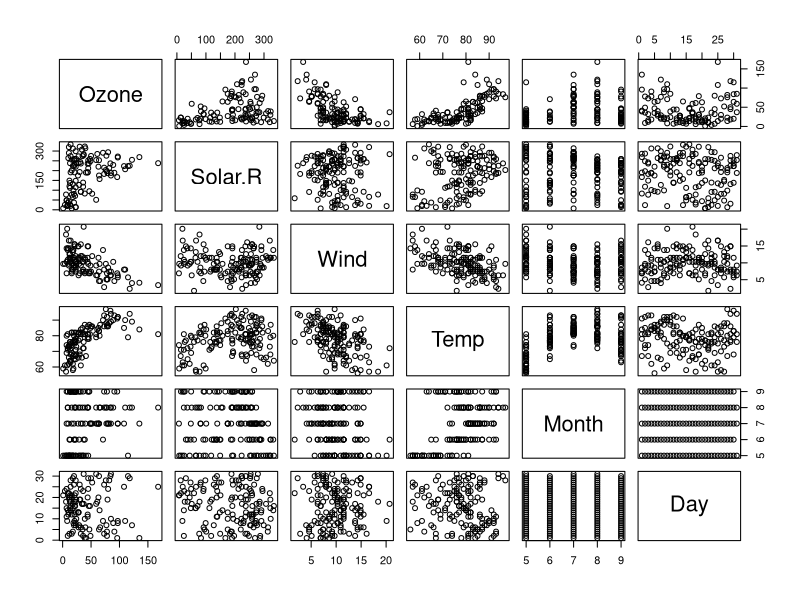
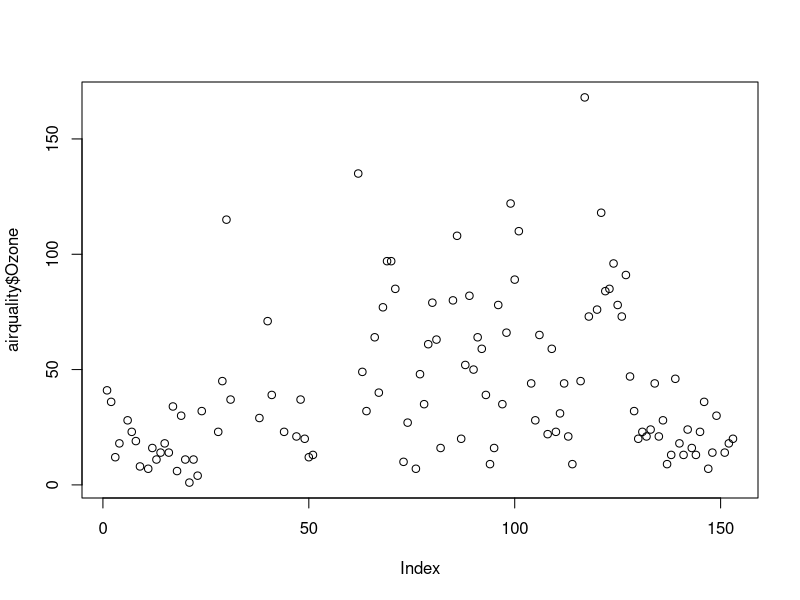

R code for these plots, in order: (Note: this script raises an error after producing the figures.)
library(datasets)
airquality <-datasets::airquality
head(airquality)
tail(airquality)
airquality[,c(1,2)]
airquality$Ozone
airquality$Temp
###################
summary(airquality$Temp)
summary(airquality)
plot(airquality)
plot(airquality$Ozone)
plot(airquality$Ozone, type = 1)
plot(airquality$Ozone,airquality$Temp)
plot(airquality$Temp,airquality$Ozone)

plot(airquality$Ozone, type = 'l')# p: points, l:lines, b: both

boxplot(airquality)
boxplot(airquality$Ozone)

barplot(airquality$Ozone, main = 'Ozone Concentration in Air', 
        xlab = 'Ozone levels', col = 'blue', horiz = T)

#Histogram
hist(airquality$Temp)
hist(airquality$Temp, main = 'Solar Radiation values in air', xlab = 'Solar rad.', col = 'blue')
#Single box plot
boxplot(airquality$Wind)
boxplot(airquality[,1:4],main='Multiple')

###############################
e_quakes<-datasets::quakes
pnorm(80,60,10)
pnorm(680,711,29)
normdist(70,60,10,1)
pnorm(730,711,29)

1990+(1.645*211.29)
#for 99%
1990-(2.576*211.29)  #----1445.717
1990+(2.576*211.29)  #----2534.283
# Z value for confidence level of 90% = 1.645
# [1642 , 2337] for 90%
# [1575 , 2404] for 95%
# [1447 , 2533] for 99%